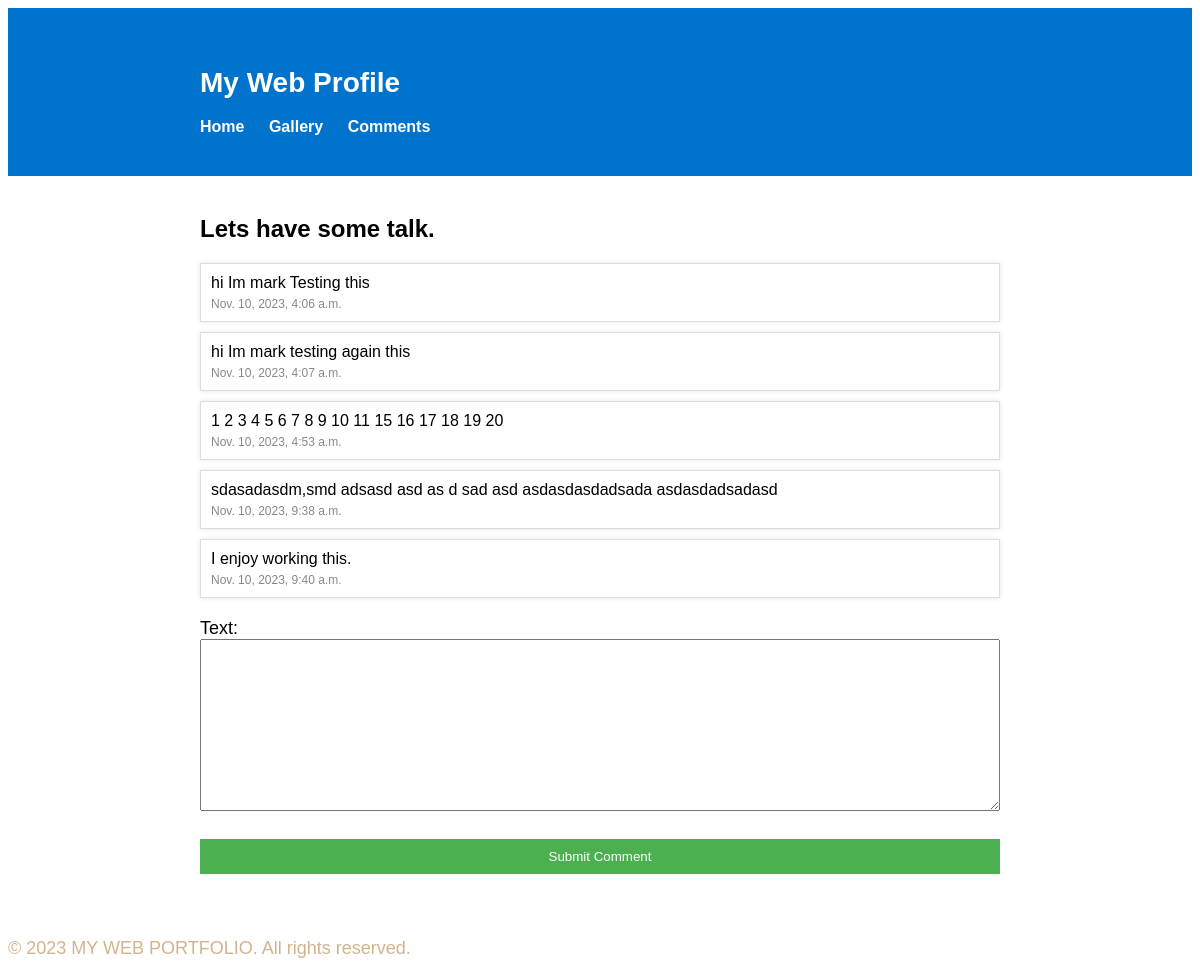
Page /comments/ on the committed database.
### comments/models.py (models this page shows, shortened)
class Comment(models.Model):
    text = models.TextField()
    timestamp = models.DateTimeField(auto_now_add=True)

### comments/views.py (the view)
# urls.py: path('', views.comments, name='comments'),
def comments(request):
    comments_list = Comment.objects.all()
    form = CommentForm()
    if request.method == 'POST':
        form = CommentForm(request.POST)
        if form.is_valid():
            form.save()
            return redirect('comments')
    return render(request, 'comment.html', {'comments_list': comments_list, 'form': form})

### comments/forms.py
class CommentForm(forms.ModelForm):
    class Meta:
        model = Comment
        fields = ['text']

### templates/comment.html (shortened to what this page needs)
{% extends 'base.html' %}
{% load static %}
{% block content %}
    <link rel="stylesheet" type="text/css" href="{% static 'comments_styles.css' %}">
    <h2>Lets have some talk.</h2>
    <div>
        {% for comment in comments_list %}
            <div class="comment">
                <p>{{ comment.text }}</p>
                <span class="timestamp">{{ comment.timestamp }}</span>
            </div>
        {% endfor %}
    </div>
        <form method="post" action="{% url 'comments' %}">
            {{ form.as_p }}
            <button type="submit">Submit Comment</button>
        </form>
    </div>
{% endblock %}

### static/styles.css (style rules this page uses)
body { font-family: Arial, sans-serif; background-size: cover; background-position: center; background-repeat: no-repeat; }
p { font-size: 18px; }

### static/comments_styles.css (style rules this page uses)
.comment { border: 1px solid #ddd; margin: 10px 0; padding: 10px; background-color: #fff; box-shadow: 0 0 5px rgba(0, 0, 0, 0.1); }
.comment p { margin: 0; font-size: 16px; }
.timestamp { display: block; color: #888; font-size: 12px; margin-top: 5px; }
form { margin-top: 20px; }
form input, form textarea, form button { width: 100%; margin-bottom: 10px; padding: 10px; box-sizing: border-box; }
form button { background-color: #4caf50; color: #fff; border: none; cursor: pointer; }

### rows in the picture
Comment: text "hi Im mark Testing this", timestamp "Nov. 10, 2023, 4:06 a.m."
Comment: text "hi Im mark testing again this", timestamp "Nov. 10, 2023, 4:07 a.m."
Comment: text "1 2 3 4 5 6 7 8 9 10 11 15 16 17 18 19 20", timestamp "Nov. 10, 2023, 4:53 a.m."
Comment: text "sdasadasdm,smd adsasd asd as d sad asd asdasdasdadsada asdasdadsadasd", timestamp "Nov. 10, 2023, 9:38 a.m."
Comment: text "I enjoy working this.", timestamp "Nov. 10, 2023, 9:40 a.m."
